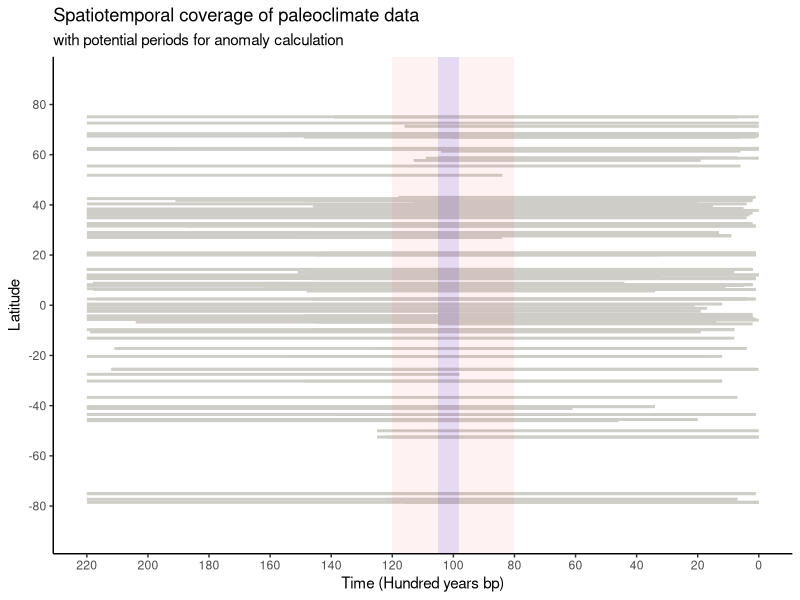

Source code (R):
library(readr)
library(ggplot2)

metadata <- read_csv("Anomaly_metadata_new.csv")
coverage <- data.frame(ID=metadata$ID, Lat=metadata$Latitude, Lon=metadata$Longitude)
for(i in 0:220){
  coverage$new <- NA
  for(j in 1:nrow(coverage)){
    lat <- coverage$Lat[j]
    if(is.na(metadata[j, i+13])){
      coverage$new[j] <- NA
    } else {
      coverage$new[j] <- lat
    }
  }
  colnames(coverage)[4+i] <- toString(i)
}

for (i in 4:224){
  k=153
  coverage[k,i]=i-4
}


output <- coverage
output <- output[,-1]
output <- output[,-1]
output <- output[,-1]

output<- as.data.frame(t(output))

anomaly_min <- data.frame(xmin = 98, xmax = 105, ymin = -Inf, ymax = Inf)
anomaly_max <- data.frame(xmin = 80, xmax = 120, ymin = -Inf, ymax = Inf)

plot <- ggplot()
for(i in 1:151){
  gg.data <- data.frame( Time=output[,153], Lat=output[,i])
  plot<- plot+
    geom_line(data=gg.data, aes(x=(0:220), y=Lat),size = 1, colour="#cfcdc8", alpha = 1) 
}

plot <- plot + scale_x_reverse(limits = c(220, 0),breaks = scales::pretty_breaks(n = 9)) +
  ggtitle("Spatiotemporal coverage of paleoclimate data", "with potential periods for anomaly calculation") +
  theme(panel.grid.major = element_blank(), panel.grid.minor = element_blank(),
        panel.background = element_blank(), axis.line = element_line(colour = "black"))+
  scale_y_continuous(name = expression("Latitude"), limits = c(-90,90), breaks = scales::pretty_breaks(n = 9))+
  labs(y = "Counts",
       x = "Time (Hundred years bp)",
       colour = "Parameter")+
  geom_rect(data=anomaly_min, aes(xmin=xmin, xmax=xmax, ymin=ymin, ymax=ymax), fill="blue", alpha=0.1, inherit.aes = FALSE)+
  geom_rect(data=anomaly_max, aes(xmin=xmin, xmax=xmax, ymin=ymin, ymax=ymax), fill="red", alpha=0.05, inherit.aes = FALSE)
print(plot)